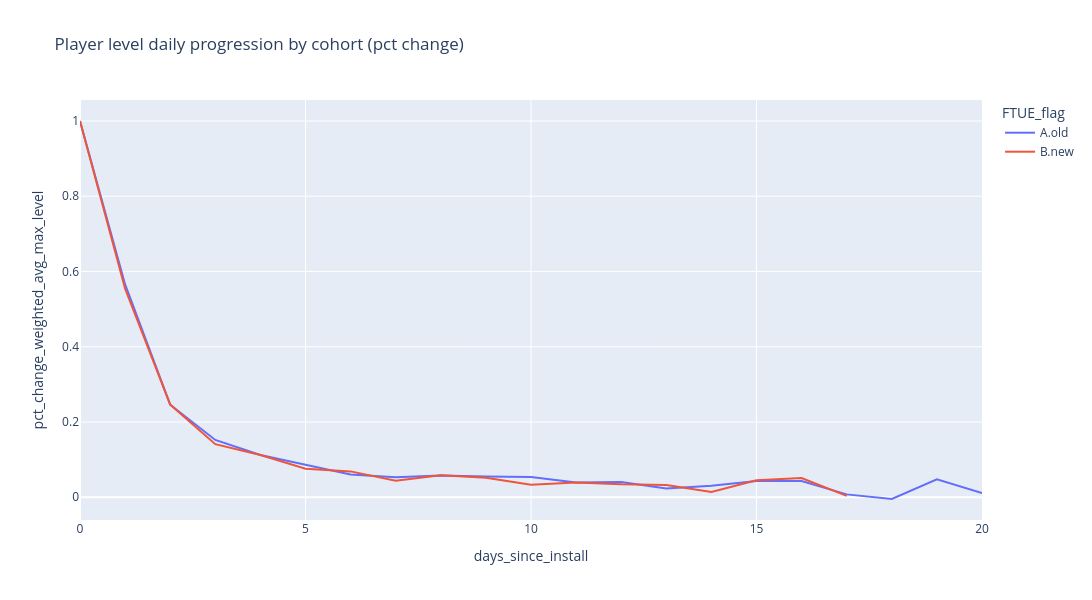

The cell this chart's notebook holds for it:
### Code cell
# hide-output
fig = px.line(player_level_agg2.where(player_level_agg2.days_since_install<=30), 
              x='days_since_install', 
              y='pct_change_weighted_avg_max_level',
              color='FTUE_flag',
              title='Player level daily progression by cohort (pct change)',
              width=1200,
              height=600,
              hover_data={'weighted_avg_max_level': True})


fig.show()

### Figure 1 — Plotly figure (JSON) as saved in the notebook; plotly's stock layout.template omitted (floating-point values rounded to 4 significant figures)
{"data": [{"customdata": [[3.622], [5.67], [7.065], [8.14], [9.056], [9.844], [10.44], [10.99], [11.63], [12.27], [12.93], [13.44], [13.99], [14.31], [14.74], [15.38], [16.04], [16.17], [16.09], [16.86], [17.05]], "hovertemplate": "FTUE_flag=A.old<br>days_since_install=%{x}<br>pct_change_weighted_avg_max_level=%{y}<br>weighted_avg_max_level=%{customdata[0]}<extra></extra>", "legendgroup": "A.old", "line": {"color": "#636efa", "dash": "solid"}, "marker": {"symbol": "circle"}, "mode": "lines", "name": "A.old", "orientation": "v", "showlegend": true, "type": "scatter", "x": [0, 1, 2, 3, 4, 5, 6, 7, 8, 9, 10, 11, 12, 13, 14, 15, 16, 17, 18, 19, 20], "xaxis": "x", "y": [1.0, 0.5657, 0.246, 0.1522, 0.1125, 0.08701, 0.06013, 0.05318, 0.05777, 0.05515, 0.05403, 0.03946, 0.04062, 0.02298, 0.03031, 0.04326, 0.04332, 0.007596, -0.004715, 0.04771, 0.01139], "yaxis": "y"}, {"customdata": [[3.655], [5.68], [7.079], [8.078], [8.984], [9.666], [10.33], [10.78], [11.42], [12.0], [12.4], [12.89], [13.33], [13.77], [13.96], [14.59], [15.33], [15.38]], "hovertemplate": "FTUE_flag=B.new<br>days_since_install=%{x}<br>pct_change_weighted_avg_max_level=%{y}<br>weighted_avg_max_level=%{customdata[0]}<extra></extra>", "legendgroup": "B.new", "line": {"color": "#EF553B", "dash": "solid"}, "marker": {"symbol": "circle"}, "mode": "lines", "name": "B.new", "orientation": "v", "showlegend": true, "type": "scatter", "x": [0, 1, 2, 3, 4, 5, 6, 7, 8, 9, 10, 11, 12, 13, 14, 15, 16, 17], "xaxis": "x", "y": [1.0, 0.554, 0.2463, 0.1411, 0.1121, 0.07597, 0.06866, 0.04405, 0.05854, 0.05151, 0.03332, 0.039, 0.03447, 0.03273, 0.01367, 0.04512, 0.05092, 0.003507], "yaxis": "y"}], "layout": {"height": 600, "legend": {"title": {"text": "FTUE_flag"}, "tracegroupgap": 0}, "title": {"text": "Player level daily progression by cohort (pct change)"}, "width": 1200, "xaxis": {"anchor": "y", "domain": [0, 1], "title": {"text": "days_since_install"}}, "yaxis": {"anchor": "x", "domain": [0, 1], "title": {"text": "pct_change_weighted_avg_max_level"}}}}
